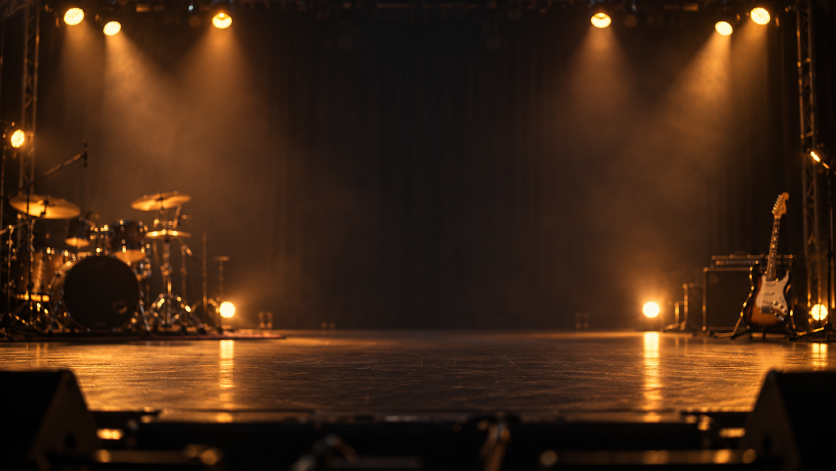
#> input picture assets/lobby/ui/concert_stage_clean.png, 1672 x 941 px (shown at 1/2 size)
$ python build.py
#> lines starting #> are read from the running program, lines starting #| are printed output that depends on the picture; after the words box and inside, x2 and y2 are one past the last pixel; in counts of white or black regions, pixels touching at a corner belong together
"""Cut the lobby art into depth layers and render the generated stage sprites.

Run from the project root: python tools/lobby_layers/build.py
Outputs go to assets/lobby/layers/. Re-running is deterministic (fixed seeds).
"""
from pathlib import Path
import math, random
import numpy as np
from PIL import Image, ImageDraw, ImageFilter, ImageChops

ROOT = Path(__file__).resolve().parents[2]
UI = ROOT / 'assets/lobby/ui'
OUT = ROOT / 'assets/lobby/layers'


def rgba(a):
    return Image.fromarray(np.clip(a, 0, 255).astype(np.uint8), 'RGBA')


def feathered(size, draw_fn, blur):
    m = Image.new('L', size, 0)
    draw_fn(ImageDraw.Draw(m))
    return m.filter(ImageFilter.GaussianBlur(blur)) if blur else m


def with_alpha(img, mask):
    out = img.convert('RGBA')
    out.putalpha(ImageChops.multiply(out.getchannel('A'), mask))
    return out


# --- Stage: one photo split into depth planes ---------------------------------
def stage():
    src = Image.open(UI / 'concert_stage_clean.png').convert('RGB')
#> src is the input picture: PIL image 1672x941 RGB; mean R, G, B 64.7, 38.2, 19.7
    w, h = src.size
#> w = 1672; h = 941
    # Back wall: the revealed edges behind moving planes are softened like depth of field.
    soft = src.filter(ImageFilter.GaussianBlur(14))
    prop_mask = feathered((w, h), lambda d: (
        d.rounded_rectangle((-40, int(h*.38), int(w*.29), int(h*.73)), 60, fill=255),
        d.rounded_rectangle((int(w*.80), int(h*.40), w+40, int(h*.73)), 60, fill=255)), 26)
#> in feathered, `m = Image.new('L', size, 0)`: m: PIL image 1672x941 L; every value is 0
#> in feathered, `draw_fn(ImageDraw.Draw(m))`:
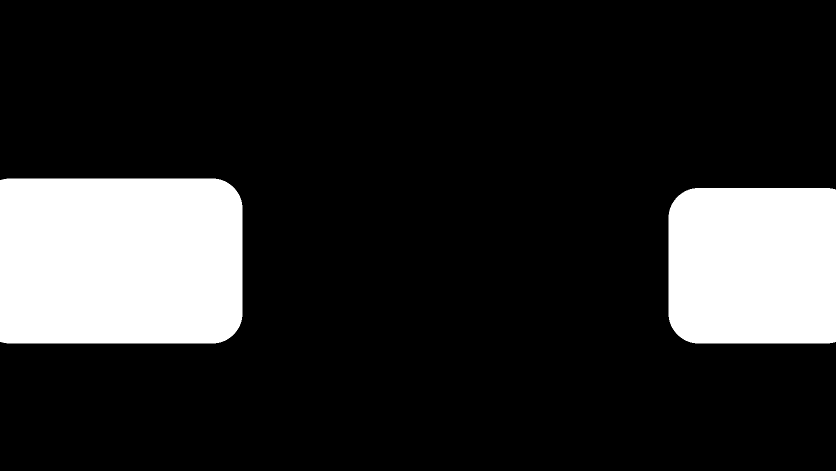
#> m: PIL image 1672x941 L (shown at 1/2 size); 16.6% white; 2 white regions, box (x1, y1, x2, y2) and area: (0, 357, 485, 687) 158432, (1337, 376, 1672, 687) 102573
    floor_mask = feathered((w, h), lambda d: d.rectangle((-40, int(h*.70), w+40, h+40), fill=255), 22)
#> call 2 of feathered, with size = (1672, 941), blur = 22
#> in feathered (call 2), `draw_fn(ImageDraw.Draw(m))`:
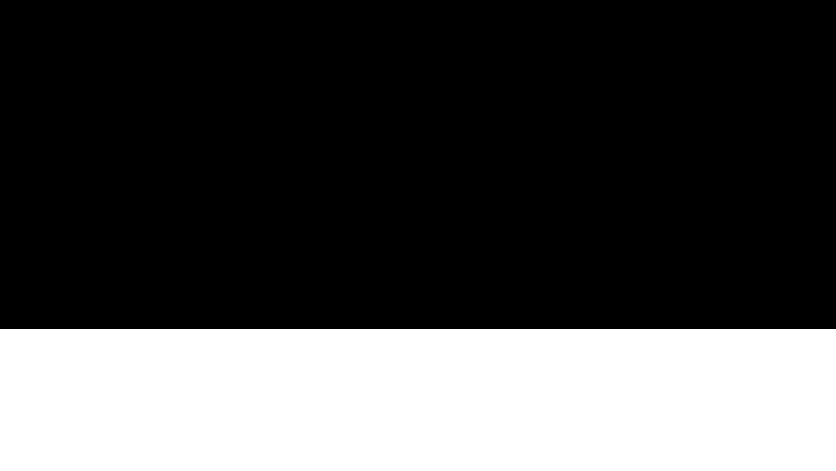
#> m: PIL image 1672x941 L (shown at 1/2 size); 30.1% white; 1 white region, box (x1, y1, x2, y2) and area: (0, 658, 1672, 941) 473176
    back = Image.composite(soft, src, ImageChops.lighter(prop_mask, floor_mask).point(lambda v: int(v*.85)))
    back.save(OUT / 'stage_back.png')
    with_alpha(src, prop_mask).save(OUT / 'stage_props.png')
    with_alpha(src, floor_mask).save(OUT / 'stage_floor.png')
#> in with_alpha (call 2), `out.putalpha(ImageChops.multiply(out.getchannel('A'), mask))`:
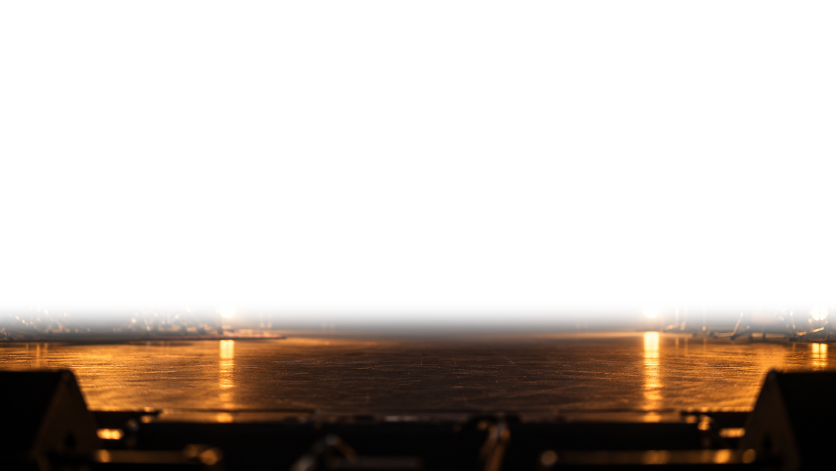
#> out: PIL image 1672x941 RGBA (shown at 1/2 size); mean R, G, B, A 64.7, 38.2, 19.7, 76.7; transparent parts drawn white


# --- Generated light sprites ---------------------------------------------------
def beam():
    w, h = 256, 1024
    y, x = np.mgrid[0:h, 0:w].astype(np.float32)
    t = y / h
    half = 6 + t * (w * .5 - 6)
    edge = np.clip(1 - np.abs(x - w/2) / half, 0, 1) ** 1.6
    rng = np.random.default_rng(7)
    streaks = np.interp(x[0], np.linspace(0, w, 40), rng.uniform(.65, 1, 40))[None, :]
    fade = (1 - t) ** 1.25 * np.clip(t * 18, 0, 1)
    a = edge * fade * streaks * 255
    img = np.dstack([np.full_like(a, 255), np.full_like(a, 214), np.full_like(a, 160), a])
    rgba(img).filter(ImageFilter.GaussianBlur(3)).save(OUT / 'beam.png')
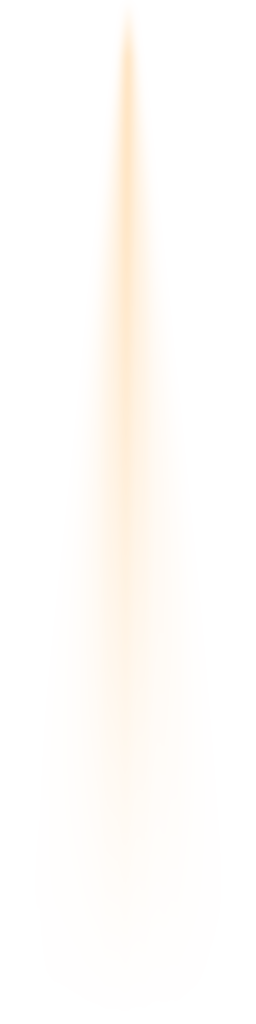
#> saved as beam.png: PIL image 256x1024 RGBA; mean R, G, B, A 255, 214, 160, 11.9; transparent parts drawn white


def radial(name, size, power, core=0.0):
    y, x = np.mgrid[0:size, 0:size].astype(np.float32)
    r = np.hypot(x - size/2, y - size/2) / (size/2)
    a = np.clip(1 - r, 0, 1) ** power
    if core: a = np.maximum(a, np.clip(1 - r / core, 0, 1) ** .6)
    rgba(np.dstack([np.full_like(a, 255)] * 3 + [a * 255])).save(OUT / name)


def streak():
    w, h = 512, 48
    y, x = np.mgrid[0:h, 0:w].astype(np.float32)
    a = np.clip(1 - np.abs(x - w/2) / (w/2), 0, 1) ** 2.2 * np.exp(-((y - h/2) / (h*.12)) ** 2)
    rgba(np.dstack([np.full_like(a, 255)] * 3 + [a * 255])).save(OUT / 'flare_streak.png')


def bokeh():
    s = 128
    y, x = np.mgrid[0:s, 0:s].astype(np.float32)
    r = np.hypot(x - s/2, y - s/2) / (s/2 - 4)
    disc = np.clip((1 - r) * 10, 0, 1)
    rim = np.exp(-((r - .9) / .08) ** 2) * .5
    a = np.clip(disc * .55 + rim, 0, 1)
    rgba(np.dstack([np.full_like(a, 255)] * 3 + [a * 255])).filter(ImageFilter.GaussianBlur(1.5)).save(OUT / 'bokeh.png')


def haze():
    # Tileable fBm built from wrapped low-res noise, so it can scroll forever.
    # Tileable by construction: 1/f noise shaped in the frequency domain wraps at both edges.
    rng = np.random.default_rng(11)
    w, h = 1024, 512
    fy = np.fft.fftfreq(h)[:, None] * h / 2; fx = np.fft.fftfreq(w)[None, :] * w / 4
    f = np.hypot(fx, fy); f[0, 0] = 1
    spectrum = np.fft.fft2(rng.standard_normal((h, w))) / f ** 2.1 * np.exp(-f / 40)
    acc = np.real(np.fft.ifft2(spectrum))
    acc = np.clip((acc - acc.min()) / (acc.max() - acc.min()), 0, 1) ** 2.2
    rgba(np.dstack([np.full_like(acc, 255)] * 3 + [acc * 255])).save(OUT / 'haze.png')


def crowd():
    # Backlit audience: soft dark heads and shoulders, a few raised hands and phones.
    w, h = 3600, 420
    rng = random.Random(23)
    body = Image.new('L', (w, h), 0)
#> body: PIL image 3600x420 L; every value is 0
    d = ImageDraw.Draw(body)
    phones = []
    x = -40
    while x < w + 40:
        s = rng.uniform(.8, 1.25)
        top = h - rng.uniform(190, 250) * s
        hx = x + rng.uniform(-8, 8)
        d.ellipse((hx - 34*s, top, hx + 34*s, top + 84*s), fill=255)
        d.rounded_rectangle((hx - 92*s, top + 70*s, hx + 92*s, h + 60), int(70*s), fill=255)
        if rng.random() < .11:
            # Raised arm: shoulder -> elbow -> hand, tapered, with a fist or open hand.
            side = rng.choice((-1, 1))
            sx, sy = hx + side * 66*s, top + 104*s
            ex, ey = sx + side * rng.uniform(30, 50)*s, sy - rng.uniform(52, 70)*s
            tx, ty = ex + side * rng.uniform(-10, 14)*s, ey - rng.uniform(50, 66)*s
            for (ax, ay, bx, by, wa, wb) in ((sx, sy, ex, ey, 34, 26), (ex, ey, tx, ty, 26, 20)):
                nx, ny = -(by - ay), bx - ax
                n = max(math.hypot(nx, ny), 1); nx, ny = nx / n, ny / n
                d.polygon([(ax + nx*wa*s/2, ay + ny*wa*s/2), (bx + nx*wb*s/2, by + ny*wb*s/2),
                           (bx - nx*wb*s/2, by - ny*wb*s/2), (ax - nx*wa*s/2, ay - ny*wa*s/2)], fill=255)
                d.ellipse((bx - wb*s/2, by - wb*s/2, bx + wb*s/2, by + wb*s/2), fill=255)
            d.ellipse((tx - 19*s, ty - 26*s, tx + 19*s, ty + 12*s), fill=255)
            if rng.random() < .55: phones.append((tx, ty - 34*s, s))
        x += rng.uniform(70, 120)
#> after the loop, phones = [(84.98, 65.44, 1.22), (13.71, 117.6, 1.03), (909.1, 131.8, 1.23), (795, 183.3, 0.826), (833.4, 65.35, 1.22), (2288.6, 138.7, 0.923)]; x = 3679.9
    body = body.filter(ImageFilter.GaussianBlur(3))
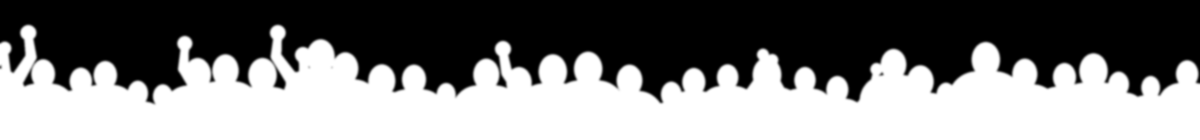
#> body: PIL image 3600x420 L (shown at 1/3 size); min 0, max 255, mean 127.8
    # Warm rim light from the stage catches the top edges.
    rim = ImageChops.subtract(body, body.transform(body.size, Image.AFFINE, (1, 0, 0, 0, 1, 7)).filter(ImageFilter.GaussianBlur(4)))
    a = np.asarray(body, np.float32)
    r = np.asarray(rim, np.float32) / 255
    r[-12:] = 0
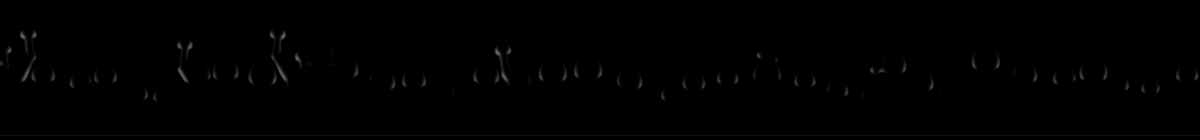
#> r: shape (420, 3600) float32 (shown at 1/3 size); min 0, max 0.459, mean 0.00326
    rgb = np.stack([8 + r * 200, 7 + r * 118, 9 + r * 52], -1)
    rgba(np.dstack([rgb, a])).save(OUT / 'crowd.png')
#> in rgba (call 5), `return Image.fromarray(np.clip(a, 0, 255).astype(np.uint8), 'RGBA')`:
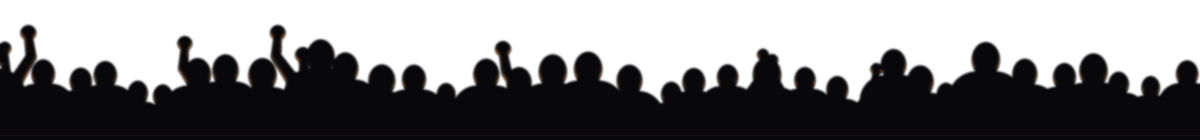
#> returned value: PIL image 3600x420 RGBA (shown at 1/3 size); mean R, G, B, A 8.6, 7.4, 9.1, 127.8; transparent parts drawn white
    (OUT / 'crowd_phones.txt').write_text('\n'.join(f'{px/w:.4f},{py/h:.4f},{ps:.3f}' for px, py, ps in phones) + '\n')


# --- Cards: split into plate, moving art and knobs ----------------------------
def fill_from_strip(img, mask, strip_x0, strip_x1):
    """Repaint masked pixels with a mirrored tiling of a clean vertical plate strip."""
    a = np.asarray(img).copy()
    strip = a[:, strip_x0:strip_x1]
    tile = np.concatenate([strip, strip[:, ::-1]], 1)
    reps = math.ceil(a.shape[1] / tile.shape[1]) + 1
    wide = np.concatenate([tile] * reps, 1)[:, :a.shape[1]]
    m = np.asarray(mask, np.float32)[..., None] / 255
    a[..., :3] = a[..., :3] * (1 - m) + wide[..., :3] * m
    return Image.fromarray(a.astype(np.uint8), 'RGBA')


def play_card():
    card = Image.open(UI / 'play_card_sprite.png').convert('RGBA')
    size = card.size
    cx, cy, r = 665, 428, 213
    # The front sleeve's right edge leans from (710,193) to (747,655); the record peeks out past it.
    outline = [(190, 150), (768, 150), (768, 238), (714, 238), (747, 655), (747, 705), (190, 705)]
    sleeves = feathered(size, lambda d: d.polygon(outline, fill=255), .8)
    # Plate without the visible vinyl or its drop shadow, so a separate record can spin and slide out.
    disc = feathered(size, lambda d: d.ellipse((cx - r - 26, cy - r - 26, cx + r + 30, cy + r + 30), fill=255), 6)
    plate = fill_from_strip(card, ImageChops.multiply(disc, ImageChops.invert(sleeves)), 890, 970)
    plate.save(OUT / 'play_plate.png')
    with_alpha(card, sleeves).crop((180, 140, 780, 715)).save(OUT / 'play_sleeves.png')
    # Record: grooves, sheen bands and a label that matches the card's teal.
    s = 2 * r + 8
    y, x = np.mgrid[0:s, 0:s].astype(np.float32)
    rr = np.hypot(x - s/2, y - s/2) / r
    ang = np.arctan2(y - s/2, x - s/2)
    grooves = .5 + .5 * np.sin(rr * 260)
    base = 10 + grooves * 7 * (rr > .36)
    sheen = (np.cos(2 * ang) ** 8) * 38 * (rr > .36) * (rr < .98)
    lum = base + sheen
    rgb = np.stack([lum, lum, lum * 1.04], -1)
    label = rr < .33
    rgb[label] = [70, 128, 150]
    ring = (rr > .30) & (rr < .33)
    rgb[ring] = [40, 76, 92]
    rgb[rr < .035] = [6, 6, 8]
    a = np.clip((1 - rr) * r, 0, 1) * 255
    rgba(np.dstack([rgb, a])).save(OUT / 'play_vinyl.png')


def create_card():
    card = Image.open(UI / 'create_card_sprite.png').convert('RGBA')
    a = np.asarray(card).copy()
    knobs = [(335, 397, 37), (433, 472, 35), (528, 430, 35)]
    for i, (kx, ky, kr) in enumerate(knobs):
        pad = kr + 6
        crop = card.crop((kx - pad, ky - pad, kx + pad, ky + pad))
        m = feathered(crop.size, lambda d: d.ellipse((6, 6, 2 * pad - 6, 2 * pad - 6), fill=255), 1.2)
        with_alpha(crop, m).save(OUT / f'create_knob_{i}.png')
        # Rebuild the slot under the knob (and its shadow) by blending the clean rows above and below,
        # which also carries the slot's colour gradient across the gap.
        y0, y1 = ky - kr - 12, ky + kr + 18
        x0, x1 = kx - kr - 16, kx + kr + 20
        top = a[y0 - 1, x0:x1].astype(np.float32); bottom = a[y1, x0:x1].astype(np.float32)
        t = np.linspace(0, 1, y1 - y0)[:, None, None]
        patch = top[None] * (1 - t) + bottom[None] * t
        # Matching grain hides the streaks a pure blend leaves on the textured panel.
        patch[..., :3] += np.random.default_rng(i).normal(0, 4, patch.shape[:2])[..., None]
        edge = np.minimum(np.arange(x1 - x0), np.arange(x1 - x0)[::-1]).astype(np.float32)
        m = np.clip(edge / 8, 0, 1)[None, :, None]
        a[y0:y1, x0:x1] = np.clip(a[y0:y1, x0:x1] * (1 - m) + patch * m, 0, 255).astype(np.uint8)
    Image.fromarray(a, 'RGBA').save(OUT / 'create_plate.png')
    (OUT / 'create_knobs.txt').write_text('\n'.join(f'{kx},{ky},{kr}' for kx, ky, kr in knobs) + '\n')


if __name__ == '__main__':
    OUT.mkdir(parents=True, exist_ok=True)
    stage(); beam(); haze(); bokeh(); streak(); crowd()
    radial('glow.png', 256, 2.4, core=.12)
    radial('mote.png', 64, 1.8)
#> (the run stopped early here; a loop or call above may not have finished)
